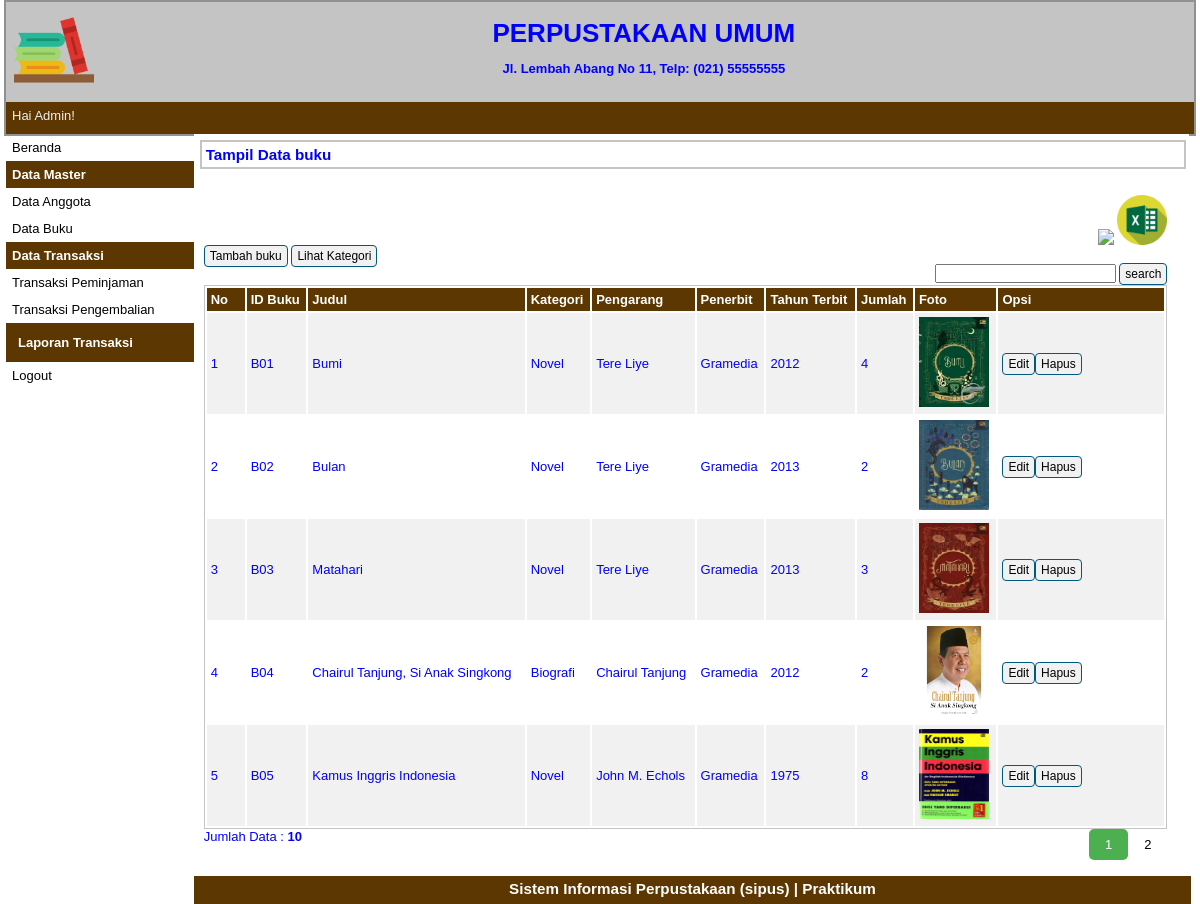
The page /php/src/index.php?p=buku (signed in) on the database its author committed.
### tables this page shows
CREATE TABLE `tbbuku` (
  `idbuku` varchar(5) NOT NULL,
  `judul` varchar(50) NOT NULL,
  `kategori` int(11) NOT NULL,
  `pengarang` varchar(40) NOT NULL,
  `penerbit` varchar(40) NOT NULL,
  `tahun` int(11) NOT NULL,
  `jumlah` int(11) NOT NULL,
  `cover` varchar(255) NOT NULL
);

CREATE TABLE `tbkategori` (
  `idkategori` int(11) NOT NULL,
  `nama` varchar(20) NOT NULL
);

### php/src/pages/buku.php (the view, shortened to what this page needs)
<div id="label-page"><h3>Tampil Data buku</h3></div>
<div id="content">
    <p id="tombol-tambah-container">
        <div align="right">
        <a href="ekspor/buku_pdf.php"><img src="pdf.png" height="50px" height="50px"></a>
        <a href="ekspor/buku_excel.php"><img src="excel.png" height="50px" height="50px"></a>
        </div>
            <div align="left">
        <a href="index.php?p=buku-input" class="tombol">Tambah buku</a>
        <a href="index.php?p=kategori" class="tombol">Lihat Kategori</a>
            </div>
        <div class="form-inline">
            <div align="right">
                <form method="post">
                    <input type="text" name="pencarian">
                    <input type="submit" name="search" value="search" class="tombol">
                </form>
            </div>
    </p>
    <table id="tabel-tampil">
        <thead>
            <tr>
                <th id="label-tampil-no">No</th>
                <th>ID Buku</th>
                <th>Judul</th>
                <th>Kategori</th>
                <th>Pengarang</th>
                <th>Penerbit</th>
                <th>Tahun Terbit</th>
                <th>Jumlah</th>
                <th>Foto</th>
                <th id="label-opsi">Opsi</th>
            </tr>
        </thead>
        <tbody>
            <?php
                $batas = 5;
                extract($_GET);
                if (empty($hal)) {
                    $posisi = 0;
                    $hal = 1;
                    $nomor = 1;
                } else {
                    $posisi = ($hal - 1) * $batas;
                    $nomor = $posisi+1;
                }
                if ($_SERVER['REQUEST_METHOD'] == "POST") {
                    $pencarian = trim(mysqli_real_escape_string($db, $_POST['pencarian']));
                    if ($pencarian != "") {
                        $sql = "SELECT * FROM tbbuku WHERE judul LIKE '%$pencarian%'
                                OR idbuku LIKE '%$pencarian%'
                                OR kategori LIKE '%$pencarian%'
                                OR pengarang LIKE '%$pencarian%'
                                OR penerbit LIKE '%$pencarian%'
                                OR tahun LIKE '%$pencarian%'
                                OR jumlah LIKE '%$pencarian%'";
                        $query = $sql;
                        $queryJml = $sql;
                    } else {
                        $query = "SELECT * FROM tbbuku LIMIT $posisi, $batas";
                        $queryJml = "SELECT * FROM tbbuku";
                        $no = $posisi * 1;
                    }
                } else {
                    $query = "SELECT * FROM tbbuku LIMIT $posisi, $batas";
                    $queryJml = "SELECT * FROM tbbuku";
                }
                $q_tampil_buku = mysqli_query($db, $query);
                if (mysqli_num_rows($q_tampil_buku) > 0) {
                    while ($r_tampil_buku = mysqli_fetch_array($q_tampil_buku)) {
                        if (empty($r_tampil_buku['cover']) or ($r_tampil_buku['cover'] == '-')) {
                            $foto = "book.png";
                        } else {
                            $foto = $r_tampil_buku['cover'];
                        }
                ?>
                    <tr>
                        <td><?php echo $nomor; ?></td>
                        <td><?php echo $r_tampil_buku['idbuku']; ?></td>
                        <td><?php echo $r_tampil_buku['judul']; ?></td>
                        <td><?php
                            $q_tampil_kategori = mysqli_query($db, "SELECT * FROM tbkategori");
                            if (mysqli_num_rows($q_tampil_kategori) >0) {
                                while ($r_tampil_kategori = mysqli_fetch_array($q_tampil_kategori)) {
                                    if ($r_tampil_buku['kategori'] == $r_tampil_kategori['idkategori']) {
                                        echo $r_tampil_kategori['nama'];
                                    }
                            }
                        }
                        ?></td>
                        <td><?php echo $r_tampil_buku['pengarang']; ?></td>
                        <td><?php echo $r_tampil_buku['penerbit']; ?></td>
                        <td><?php echo $r_tampil_buku['tahun']; ?></td>
                        <td><?php echo $r_tampil_buku['jumlah']; ?></td>
                        <td><img src="images/<?php echo $foto; ?>" width=70px height=90px></td>
                        <td>
                            <div class="tombol-opsi-container"><a href="index.php?p=buku-edit&id=<?php echo $r_tampil_buku['idbuku']; ?>" class="tombol">Edit</a></div>
                            <div class="tombol-opsi-container"><a href="proses/buku-hapus.php?id=<?php echo $r_tampil_buku['idbuku']; ?>" onclick="return confirm('Apakah Anda Yakin Akan Menghapus Data Ini?')" class="tombol">Hapus</a></div>
                        </td>
                    </tr>
                <?php
                            $nomor++;
                        }
                    } else {
                        echo "<tr><td colspan=6>Data Tidak Ditemukan</td></tr>";
                    }
                ?>
        </tbody>
    </table>
    <?php
        if (isset($_POST['pencarian'])) {
            if ($_POST['pencarian'] != '') {
                echo "<div style=\"float:left;\">";
                $jml = mysqli_num_rows(mysqli_query($db, $queryJml));
                echo "Data Hasil Pencarian: <b>$jml</b>";
                echo "</div>";
            }
        } else {
            ?>
            <div style="float: left;">
                <?php
                    $jml = mysqli_num_rows(mysqli_query($db, $queryJml));
                    echo "Jumlah Data : <b>$jml</b>";
                ?>
            </div>
            <div class="pagination" style="float: right;">
                <?php
                    $jml_hal = ceil($jml / $batas);
                    for ($i = 1; $i <= $jml_hal ; $i++) {
                        if ($i != $hal) {
                            echo "<a href=\"?p=buku&hal=$i\">$i</a>";
                        } else {
                            echo "<a class=\"active\">$i</a>";
                        }
                    }
                ?>
            </div>
            <?php
        }
    ?>
</div>

### php/src/index.php (shortened to what this page needs)
<?php
    if (isset($_SESSION['sesi']) && !empty($_SESSION['sesi'])) {
?>
<!DOCTYPE html>
<html lang="en">
<head>
    <link rel="stylesheet" type="text/css" href="style.css">
</head>
<body>
    <div id="container">
        <div id="header">
            <div id="logo-perpustakaan-container">
                <image id="logo-perpustakaan" src="images/logo-perpustakaan3.png" border=0 style="border:0; text-decoration: none; outline:none">
            </div>
            <div id="nama-alamat-perpustakaan-container">
                <div class="nama-alamat-perpustakaan">
                    <h1> PERPUSTAKAAN UMUM </h1>
                </div>
                <div class="nama-alamat-perpustakaan">
                    <h4>Jl. Lembah Abang No 11, Telp: (021) 55555555</h4>
                </div>
            </div>
        </div>
        <div id="header2">
            <div id="nama-user">Hai <?php echo $_SESSION['sesi']; ?>!</div>
        </div>
        <div id="sidebar">
            <a href="index.php?p=beranda">Beranda</a>
            <p class="label-navigasi">Data Master</p>
            <ul>
                <li><a href="index.php?p=anggota">Data Anggota</a></li>
                <li><a href="index.php?p=buku">Data Buku</a></li>
            </ul>
            <p class="label-navigasi">Data Transaksi</p>
            <ul>
                <li><a href="index.php?p=transaksi-peminjaman">Transaksi Peminjaman</a></li>
                <li><a href="index.php?p=transaksi-pengembalian">Transaksi Pengembalian</a></li>
            </ul>
            <p class="label-navigasi" style="color: white;"><a href="index.php?p=laporan-transaksi" style="color: white;">Laporan Transaksi</a></p>
            <a href="logout.php" onclick="return confirm('Apakah Anda Yakin Akan Keluar?')">Logout</a>
        </div>
    <div id="content-container">
    <?php
        $pages_dir = 'pages';
        if (!empty($_GET['p'])) {
            $pages = scandir($pages_dir, 0);
            unset($pages[0], $pages[1]);
            $p = $_GET['p'];
            if (in_array($p.'.php',$pages)) {
                include($pages_dir.'/'.$p.'.php');
            } else {
                echo 'Halaman Tidak Ditemukan';
            }
        } else {
            include($pages_dir.'/beranda.php');
        }
    ?>
    </div>
    <div>
        <div id="footer"><h3>Sistem Informasi Perpustakaan (sipus) | Praktikum</h3></div>
    </div>
    </div>
</body>
</html>
<?php
    }else {
        echo "<script>alert('Anda Harus Login Dahulu!');</script>";
        header('location: login.php');
    }
?>

### php/src/style.css (style rules this page uses)
* { margin: 0px; padding: 0px; }
body { font-family: sans-serif; font-size: 13px; color: blue; }
.pagination { display: inline-block; }
.pagination a { color: black; float: left; padding: 8px 16px; text-decoration: none; }
.pagination a.active { background-color: #4CAF50; color: white; border-radius: 5px; }
#container { width: 99%; margin: 0px auto; border: 2px solid #919191; background-color: #C4C4C4; }
#header { width: 100%; height: 100px; background-color: #C4C4C4; }
#logo-perpustakaan-container { float: left; width: 6%; height: 80%; padding: 8px; }
#logo-perpustakaan { width: 80px; height: 80px; border: 2px solid #FFFFFF; }
#nama-alamat-perpustakaan-container { float: left; width: 90%; padding: 10px; }
.nama-alamat-perpustakaan { float: left; width: 100%; padding: 6px; text-align: center; }
#header2 { width: 100%; height: 32px; background-color: #5C3701; color: #FFFFFF; }
#nama-user { float: left; color: #EEEEEE; padding: 6px; }
#sidebar { float: left; width: 15.8%; }
#sidebar ul { list-style: none; }
#sidebar a:link, #sidebar a:visited { color: black; text-decoration: none; display: block; padding: 6px; }
.label-navigasi { background-color: #5C3701; padding: 6px; color: white; font-weight: bold; }
#content-container { float: left; width: 83.8%; background-color: #FFFFFF; }
#footer { width: 99.4%; height: 20px; clear: both; text-align: center; padding: 4px; background-color: #5C3701; color: #FFFFFF; }
#label-page { margin-top: 6px; margin-bottom: 6px; margin-left: 6px; border: 2px solid #C4C4C4; padding: 4px; width: 97.9%; }
#content { float: left; width: 96.8%; min-height: 454px; padding: 10px; margin-bottom: 6px; }
.tombol { border-radius: 4px; font-size: 12px; text-decoration: none; background-color: #F1F1F1; padding-top: 3px; padding-bottom: 3px; padding-left: 5px; padding-right: 5px; border: 1px solid #01597E; color: black; }
#tombol-tambah-container { margin-bottom: 10px; }
#tabel-tampil { border: 1px solid #C4C4C4; width: 100%; }
#tabel-tampil tr:nth-child(odd) { background-color: #F1F1F1; }
#tabel-tampil tr th { background-color: #5C3701; color: #FFFFFF; padding: 4px; text-align: left; }
#tabel-tampil td { padding: 4px; }
#label-tampil-no { width: 30px; }
#label-opsi { width: 158px; font-weight: bold; }
.tombol-opsi-container { float: left; }

### rows shown on the page
tbbuku: idbuku "B01", judul "Bumi", pengarang "Tere Liye", penerbit "Gramedia", tahun "2012", jumlah "4", cover (picture)
tbkategori: nama "Novel"
tbbuku: idbuku "B02", judul "Bulan", pengarang "Tere Liye", penerbit "Gramedia", tahun "2013", jumlah "2", cover (picture)
tbbuku: idbuku "B03", judul "Matahari", pengarang "Tere Liye", penerbit "Gramedia", tahun "2013", jumlah "3", cover (picture)
tbbuku: idbuku "B04", judul "Chairul Tanjung, Si Anak Singkong", pengarang "Chairul Tanjung", penerbit "Gramedia", tahun "2012", jumlah "2", cover (picture)
tbkategori: nama "Biografi"
tbbuku: idbuku "B05", judul "Kamus Inggris Indonesia", pengarang "John M. Echols", penerbit "Gramedia", tahun "1975", jumlah "8", cover (picture)

### other values the page prints
$_SESSION['sesi'] "Admin"
$jml "10"
